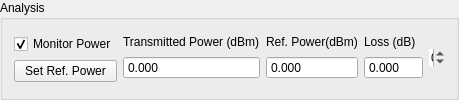
     <widget class="QGroupBox" name="groupBox">
      <property name="sizePolicy">
       <sizepolicy hsizetype="Preferred" vsizetype="Expanding">
        <horstretch>0</horstretch>
        <verstretch>0</verstretch>
       </sizepolicy>
      </property>
      <property name="title">
       <string>Analysis</string>
      </property>
      <layout class="QGridLayout" name="gridLayout">
       <item row="0" column="2">
        <layout class="QVBoxLayout" name="spectrumGraph">
         <property name="spacing">
          <number>0</number>
         </property>
        </layout>
       </item>
       <item row="0" column="1">
        <layout class="QVBoxLayout" name="powGraph">
         <property name="spacing">
          <number>0</number>
         </property>
        </layout>
       </item>
       <item row="0" column="3">
        <layout class="QVBoxLayout" name="hotzoneGraph">
         <property name="spacing">
          <number>0</number>
         </property>
        </layout>
       </item>
       <item row="2" column="1" colspan="3">
        <layout class="QHBoxLayout" name="horizontalLayout_9">
         <property name="rightMargin">
          <number>0</number>
         </property>
         <item>
          <layout class="QVBoxLayout" name="verticalLayout_39">
           <item>
            <widget class="QCheckBox" name="monpowCheck">
             <property name="text">
              <string>Monitor Power</string>
             </property>
             <property name="checked">
              <bool>true</bool>
             </property>
            </widget>
           </item>
           <item>
            <widget class="QPushButton" name="set0powBut">
             <property name="text">
              <string>Set Ref. Power</string>
             </property>
            </widget>
           </item>
          </layout>
         </item>
         <item>
          <layout class="QVBoxLayout" name="verticalLayout_36">
           <item>
            <widget class="QLabel" name="label_37">
             <property name="sizePolicy">
              <sizepolicy hsizetype="Preferred" vsizetype="Fixed">
               <horstretch>0</horstretch>
               <verstretch>0</verstretch>
              </sizepolicy>
             </property>
             <property name="text">
              <string>Transmitted Power (dBm)</string>
             </property>
            </widget>
           </item>
           <item>
            <widget class="QDoubleSpinBox" name="transpowIndSpin">
             <property name="readOnly">
              <bool>true</bool>
             </property>
             <property name="buttonSymbols">
              <enum>QAbstractSpinBox::NoButtons</enum>
             </property>
             <property name="decimals">
              <number>3</number>
             </property>
             <property name="minimum">
              <double>-100.000000000000000</double>
             </property>
            </widget>
           </item>
          </layout>
         </item>
         <item>
          <layout class="QVBoxLayout" name="verticalLayout_37">
           <item>
            <widget class="QLabel" name="label_38">
             <property name="sizePolicy">
              <sizepolicy hsizetype="Preferred" vsizetype="Fixed">
               <horstretch>0</horstretch>
               <verstretch>0</verstretch>
              </sizepolicy>
             </property>
             <property name="text">
              <string>Ref. Power(dBm)</string>
             </property>
            </widget>
           </item>
           <item>
            <widget class="QDoubleSpinBox" name="refpowIndSpin">
             <property name="readOnly">
              <bool>true</bool>
             </property>
             <property name="buttonSymbols">
              <enum>QAbstractSpinBox::NoButtons</enum>
             </property>
             <property name="decimals">
              <number>3</number>
             </property>
             <property name="minimum">
              <double>-100.000000000000000</double>
             </property>
            </widget>
           </item>
          </layout>
         </item>
         <item>
          <layout class="QVBoxLayout" name="verticalLayout_38">
           <item>
            <widget class="QLabel" name="label_39">
             <property name="sizePolicy">
              <sizepolicy hsizetype="Preferred" vsizetype="Fixed">
               <horstretch>0</horstretch>
               <verstretch>0</verstretch>
              </sizepolicy>
             </property>
             <property name="text">
              <string>Loss (dB)</string>
             </property>
            </widget>
           </item>
           <item>
            <widget class="QDoubleSpinBox" name="lossIndSpin">
             <property name="readOnly">
              <bool>true</bool>
             </property>
             <property name="buttonSymbols">
              <enum>QAbstractSpinBox::NoButtons</enum>
             </property>
             <property name="decimals">
              <number>3</number>
             </property>
             <property name="minimum">
              <double>-100.000000000000000</double>
             </property>
            </widget>
           </item>
          </layout>
         </item>
         <item>
          <widget class="QSpinBox" name="cologradSpin">
           <property name="maximumSize">
            <size>
             <width>16</width>
             <height>16777215</height>
            </size>
           </property>
           <property name="wrapping">
            <bool>false</bool>
           </property>
           <property name="frame">
            <bool>false</bool>
           </property>
           <property name="alignment">
            <set>Qt::AlignLeading|Qt::AlignLeft|Qt::AlignVCenter</set>
           </property>
           <property name="buttonSymbols">
            <enum>QAbstractSpinBox::UpDownArrows</enum>
           </property>
           <property name="minimum">
            <number>-20</number>
           </property>
           <property name="maximum">
            <number>20</number>
           </property>
          </widget>
         </item>
        </layout>
       </item>
      </layout>
     </widget>
